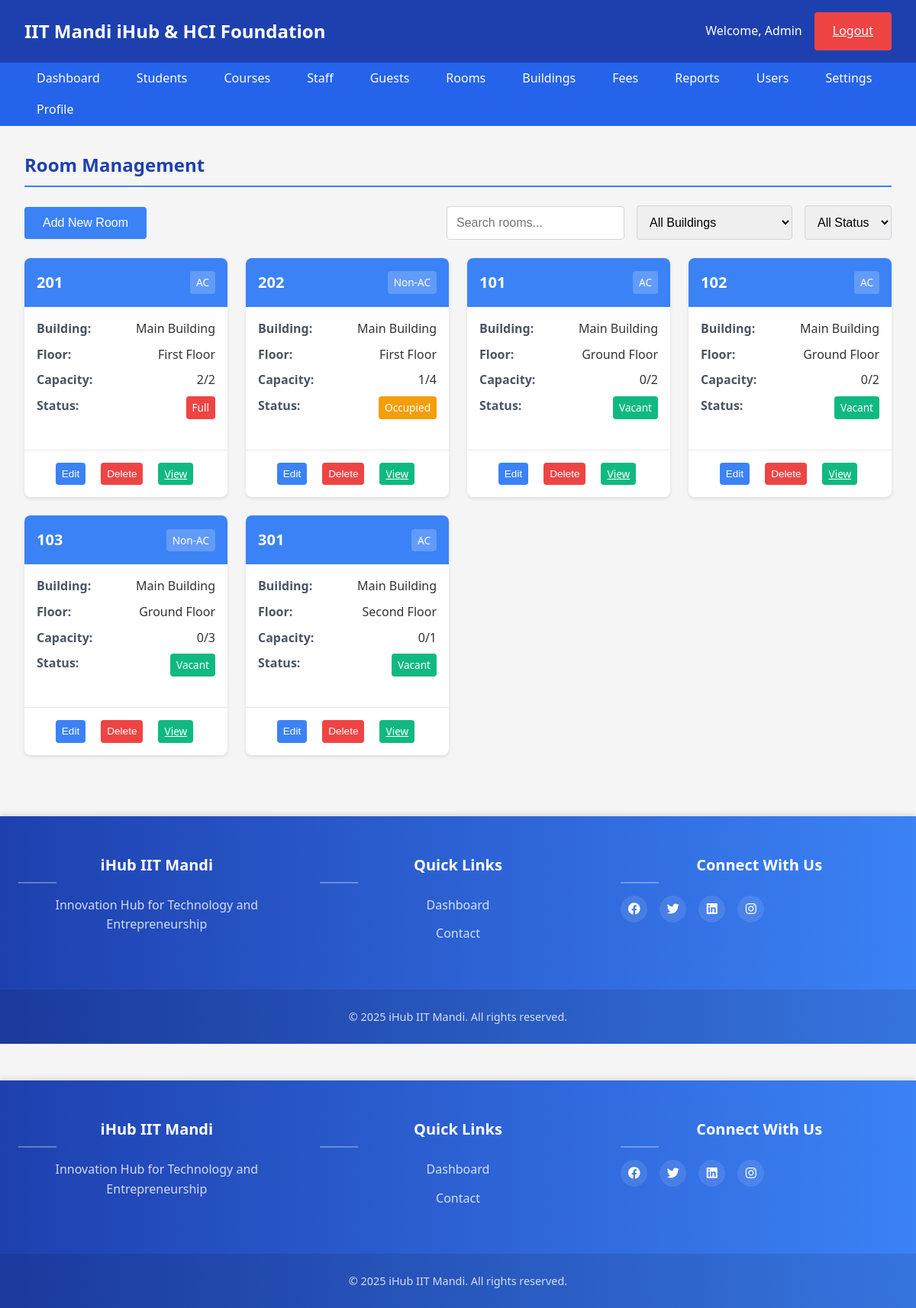
The app's page /index.php?page=rooms (signed in) with its own data.
### tables this page shows
CREATE TABLE `rooms` (
  `id` int(11) NOT NULL,
  `floor_id` int(11) NOT NULL,
  `room_number` varchar(20) NOT NULL,
  `type` varchar(50) NOT NULL,
  `capacity` int(11) NOT NULL DEFAULT 1,
  `price_per_day` decimal(10,2) NOT NULL DEFAULT 0.00,
  `description` text DEFAULT NULL,
  `created_at` timestamp NOT NULL DEFAULT current_timestamp(),
  `updated_at` timestamp NOT NULL DEFAULT current_timestamp() ON UPDATE current_timestamp()
);

CREATE TABLE `buildings` (
  `id` int(11) NOT NULL,
  `name` varchar(100) NOT NULL,
  `location` varchar(255) DEFAULT NULL,
  `description` text DEFAULT NULL,
  `created_at` timestamp NOT NULL DEFAULT current_timestamp(),
  `updated_at` timestamp NOT NULL DEFAULT current_timestamp() ON UPDATE current_timestamp()
);

CREATE TABLE `floors` (
  `id` int(11) NOT NULL,
  `building_id` int(11) NOT NULL,
  `name` varchar(100) NOT NULL,
  `created_at` timestamp NOT NULL DEFAULT current_timestamp(),
  `updated_at` timestamp NOT NULL DEFAULT current_timestamp() ON UPDATE current_timestamp()
);

### pages/rooms.php (the view, shortened to what this page needs)
<div class="content">
    <h2>Room Management</h2>
    <div class="actions">
        <button class="btn btn-primary" id="addRoomBtn">Add New Room</button>
        <div class="search-filter">
            <input type="text" id="searchRoom" placeholder="Search rooms...">
            <select id="filterBuilding">
                <option value="">All Buildings</option>
            </select>
            <select id="filterStatus">
                <option value="">All Status</option>
            </select>
        </div>
    </div>
    <div class="room-grid">
        <?php
        $conn = getDbConnection();
        $sql = "
            SELECT
                r.id,
                r.room_number,
                r.capacity,
                r.type,
                r.description,
                f.id as floor_id,
                b.id as building_id,
                b.name as building_name,
                f.name as floor_name,
                COUNT(DISTINCT a.user_id) as occupied
            FROM
                rooms r
            JOIN
                floors f ON r.floor_id = f.id
            JOIN
                buildings b ON f.building_id = b.id
            LEFT JOIN
                allocations a ON r.id = a.room_id AND a.end_date >= CURDATE()
            GROUP BY
                r.id, r.room_number, r.capacity, r.type, r.description, f.id, b.id, b.name, f.name
            ORDER BY
                b.name, f.name, r.room_number
        ";
        $result = $conn->query($sql);
        if ($result->num_rows > 0) {
            while ($row = $result->fetch_assoc()) {
                $status = 'vacant';
                if ($row['occupied'] >= $row['capacity']) {
                    $status = 'full';
                } else if ($row['occupied'] > 0) {
                    $status = 'occupied';
                }
                echo "<div class='room-card' data-building='" . $row['building_id'] . "' data-status='" . $status . "'>";
                echo "<div class='room-header'>";
                echo "<h3>" . $row['room_number'] . "</h3>";
                echo "<span class='room-type'>" . $row['type'] . "</span>";
                echo "</div>";
                echo "<div class='room-details'>";
                echo "<p><strong>Building:</strong> " . $row['building_name'] . "</p>";
                echo "<p><strong>Floor:</strong> " . $row['floor_name'] . "</p>";
                echo "<p><strong>Capacity:</strong> " . $row['occupied'] . "/" . $row['capacity'] . "</p>";
                echo "<p><strong>Status:</strong> <span class='status-" . $status . "'>" . ucfirst($status) . "</span></p>";
                echo "</div>";
                echo "<div class='room-actions'>";
                echo "<button class='btn-edit' data-id='" . $row['id'] . "'>Edit</button>";
                echo "<button class='btn-delete' data-id='" . $row['id'] . "'>Delete</button>";
                echo "<a href='view_room.php?id=" . $row['id'] . "' class='btn-view'>View</a>";
                echo "</div>";
                echo "</div>";
            }
        } else {
            echo "<p>No rooms found</p>";
        }
        ?>
    </div>
</div>
<?php include 'includes/footer.php'; ?>

### assets/css/style.css (style rules this page uses)
* { margin: 0; padding: 0; box-sizing: border-box; }
body { font-family: "Segoe UI", Tahoma, Geneva, Verdana, sans-serif; line-height: 1.6; color: #333; background-color: #f5f5f5; }
.content { flex: 1; padding: 2rem; max-width: 1200px; margin: 0 auto; width: 100%; }
h2 { margin-bottom: 1.5rem; color: #1e40af; border-bottom: 2px solid #3b82f6; padding-bottom: 0.5rem; font-weight: 600; }
input, select, textarea { width: 100%; padding: 0.75rem; border: 1px solid #d1d5db; border-radius: 4px; font-size: 1rem; transition: border-color 0.3s, box-shadow 0.3s; }
.btn { display: inline-block; padding: 0.75rem 1.5rem; border: none; border-radius: 4px; cursor: pointer; font-size: 1rem; font-weight: 500; text-align: center; transition: background-color 0.3s, transform 0.2s, box-shadow 0.3s; }
.btn-primary { background-color: #3b82f6; color: #fff; }
.actions { display: flex; justify-content: space-between; align-items: center; margin-bottom: 1.5rem; }
.search-filter { display: flex; gap: 1rem; align-items: center; }
.search-filter input, .search-filter select { width: auto; }
.status-partial, .status-in-progress, .status-occupied { background-color: #f59e0b; color: #fff; padding: 0.25rem 0.5rem; border-radius: 4px; font-size: 0.85rem; font-weight: 500; }
.status-unpaid, .status-cancelled, .status-full, .status-absent { background-color: #ef4444; color: #fff; padding: 0.25rem 0.5rem; border-radius: 4px; font-size: 0.85rem; font-weight: 500; }
.status-vacant { background-color: #10b981; color: #fff; padding: 0.25rem 0.5rem; border-radius: 4px; font-size: 0.85rem; font-weight: 500; }
.room-grid { display: grid; grid-template-columns: repeat(auto-fill, minmax(250px, 1fr)); gap: 1.5rem; margin-top: 1.5rem; }
.room-card { background-color: #fff; border-radius: 8px; box-shadow: 0 2px 4px rgba(0, 0, 0, 0.1); overflow: hidden; transition: transform 0.3s, box-shadow 0.3s; }
.room-header { background-color: #3b82f6; color: #fff; padding: 1rem; display: flex; justify-content: space-between; align-items: center; }
.room-header h3 { margin: 0; font-size: 1.25rem; font-weight: 600; }
.room-type { background-color: rgba(255, 255, 255, 0.2); padding: 0.25rem 0.5rem; border-radius: 4px; font-size: 0.85rem; font-weight: 500; }
.room-details { padding: 1rem; }
.room-details p { margin-bottom: 0.5rem; display: flex; justify-content: space-between; }
.room-details p strong { color: #4b5563; }
.room-actions { padding: 1rem; display: flex; justify-content: space-between; border-top: 1px solid #e5e7eb; }
.btn-edit, .btn-view, .btn-delete { padding: 0.25rem 0.5rem; border-radius: 4px; font-size: 0.85rem; cursor: pointer; transition: background-color 0.3s; border: none; margin-right: 0.25rem; color: #fff; font-weight: 500; }
.btn-edit { background-color: #3b82f6; }
.btn-view { background-color: #10b981; }
.btn-delete { background-color: #ef4444; }
.room-actions { grid-column: 1 / -1; display: flex; justify-content: center; gap: 1rem; margin-top: 1rem; }

### records on screen
rooms: room_number "201", type "AC", buildings.name "Main Building", floor.name "First Floor", occupied "2", capacity "2", status "Full"
rooms: room_number "202", type "Non-AC", buildings.name "Main Building", floor.name "First Floor", occupied "1", capacity "4", status "Occupied"
rooms: room_number "101", type "AC", buildings.name "Main Building", floor.name "Ground Floor", occupied "0", capacity "2", status "Vacant"
rooms: room_number "102", type "AC", buildings.name "Main Building", floor.name "Ground Floor", occupied "0", capacity "2", status "Vacant"
rooms: room_number "103", type "Non-AC", buildings.name "Main Building", floor.name "Ground Floor", occupied "0", capacity "3", status "Vacant"
rooms: room_number "301", type "AC", buildings.name "Main Building", floor.name "Second Floor", occupied "0", capacity "1", status "Vacant"

### other values on screen
$_SESSION['user_name'] "Admin"
